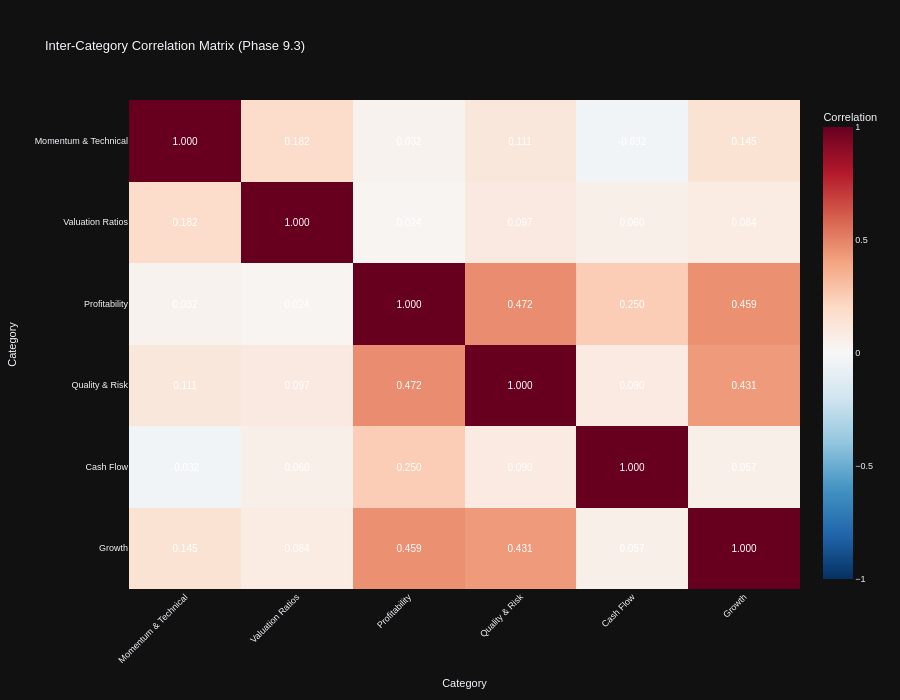

The notebook cell this image was saved under:
### Code cell
# Visualization 3: Category Correlation Network
print("\n📊 Category Correlation Network:")

# Compute correlation matrix between category scores
if category_sector_scores:
    # Create category score matrix (stocks × categories)
    category_score_matrix = pd.DataFrame()

    for category_name, category_metrics in category_mapping.items():
        available_in_category = [m for m in category_metrics if m in all_stocks_scaled.columns]

        if len(available_in_category) == 0:
            continue

        # Compute z-scores for available metrics and average to get category score
        category_data = all_stocks_scaled[available_in_category].copy()

        # Convert to numeric
        for col in available_in_category:
            category_data[col] = pd.to_numeric(category_data[col], errors='coerce')

        # Compute z-scores and average
        z_scored_data = category_data.apply(lambda x: zscore(x, nan_policy='omit'))
        category_score_matrix[category_name] = z_scored_data.mean(axis=1)

    # Compute correlation matrix
    category_corr = category_score_matrix.corr()

    # Create interactive heatmap for category correlations with value annotations
    # Following code_guidelines.md Section 17.1: Heatmaps and Conditional Formatting
    fig_corr_network = px.imshow(
            category_corr,
            labels=dict(x="Category", y="Category", color="Correlation"),
            title="Inter-Category Correlation Matrix (Phase 9.3)",
            color_continuous_scale="RdBu_r",  # Diverging scale for correlation (-1 to +1)
            aspect="auto",
            zmin=-1,
            zmax=1,
            text_auto=".3f"  # ✅ Display correlation values formatted to 3 decimals (Section 17.1)
            )

    # Enhanced styling per Section 17.1 style guidelines
    fig_corr_network.update_traces(
            textfont=dict(
                    size=10,
                    color='white',  # High contrast on diverging color scale
                    family='Arial'  # Standard sans-serif font (Section 17.4)
                    )
            )

    fig_corr_network.update_layout(
            height=700,
            xaxis_tickangle=-45,
            font=dict(size=9, family="Arial"),
            template="plotly_dark"  # ✅ Dark mode compatible theme (Section 17.1)
            )

    fig_corr_network.show()
    output_path = eda_output_dir / "phase93_category_correlation_network.html"
    fig_corr_network.write_html(output_path)

    print(f"\n✓ Category correlation network complete")
    print(f"  Categories analyzed: {len(category_corr)}")
    print(f"  Output: {output_path}")

    # Find strongest positive and negative correlations
    corr_pairs = []
    for i in range(len(category_corr.columns)):
        for j in range(i + 1, len(category_corr.columns)):
            cat1 = category_corr.columns[i]
            cat2 = category_corr.columns[j]
            corr_val = category_corr.iloc[i, j]
            if not np.isnan(corr_val):
                corr_pairs.append((cat1, cat2, corr_val))

    # Sort by absolute correlation
    corr_pairs.sort(key=lambda x: abs(x[2]), reverse=True)

    print(f"\n  🔗 Strongest Category Relationships:")
    for cat1, cat2, corr in corr_pairs[:5]:
        print(f"    {cat1} ↔ {cat2}: {corr:.2f}")
else:
    print("  ⚠️ No category data available for correlation analysis")

### Figure 1 — Plotly figure (JSON) as saved in the notebook; plotly's stock layout.template omitted (floating-point values rounded to 4 significant figures)
{"data": [{"coloraxis": "coloraxis", "name": "0", "texttemplate": "%{z:.3f}", "x": ["Momentum & Technical", "Valuation Ratios", "Profitability", "Quality & Risk", "Cash Flow", "Growth"], "y": ["Momentum & Technical", "Valuation Ratios", "Profitability", "Quality & Risk", "Cash Flow", "Growth"], "z": [[1.0, 0.1822, 0.03239, 0.1115, -0.03171, 0.1455], [0.1822, 1.0, 0.02377, 0.09733, 0.06001, 0.08385], [0.03239, 0.02377, 1.0, 0.4716, 0.2504, 0.4586], [0.1115, 0.09733, 0.4716, 1.0, 0.09012, 0.4312], [-0.03171, 0.06001, 0.2504, 0.09012, 1.0, 0.05693], [0.1455, 0.08385, 0.4586, 0.4312, 0.05693, 1.0]], "type": "heatmap", "xaxis": "x", "yaxis": "y", "hovertemplate": "Category: %{x}<br>Category: %{y}<br>Correlation: %{z}<extra></extra>", "textfont": {"color": "white", "family": "Arial", "size": 10}}], "layout": {"xaxis": {"anchor": "y", "domain": [0.0, 1.0], "title": {"text": "Category"}, "tickangle": -45}, "yaxis": {"anchor": "x", "domain": [0.0, 1.0], "autorange": "reversed", "title": {"text": "Category"}}, "coloraxis": {"colorbar": {"title": {"text": "Correlation"}}, "colorscale": [[0.0, "rgb(5,48,97)"], [0.1, "rgb(33,102,172)"], [0.2, "rgb(67,147,195)"], [0.3, "rgb(146,197,222)"], [0.4, "rgb(209,229,240)"], [0.5, "rgb(247,247,247)"], [0.6, "rgb(253,219,199)"], [0.7, "rgb(244,165,130)"], [0.8, "rgb(214,96,77)"], [0.9, "rgb(178,24,43)"], [1.0, "rgb(103,0,31)"]], "cmin": -1, "cmax": 1}, "title": {"text": "Inter-Category Correlation Matrix (Phase 9.3)"}, "font": {"size": 9, "family": "Arial"}, "height": 700}}
